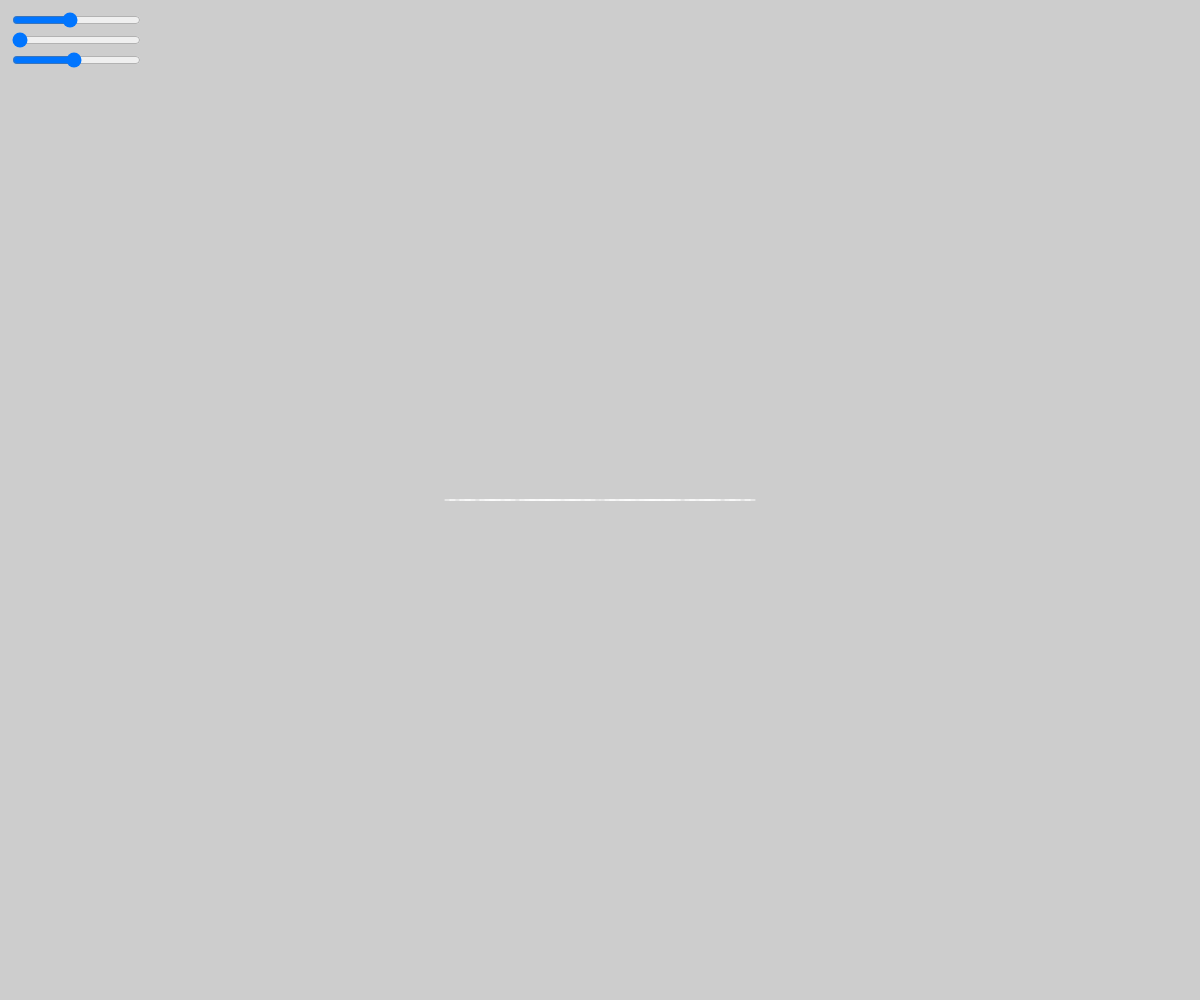
Frame 1 (no input)
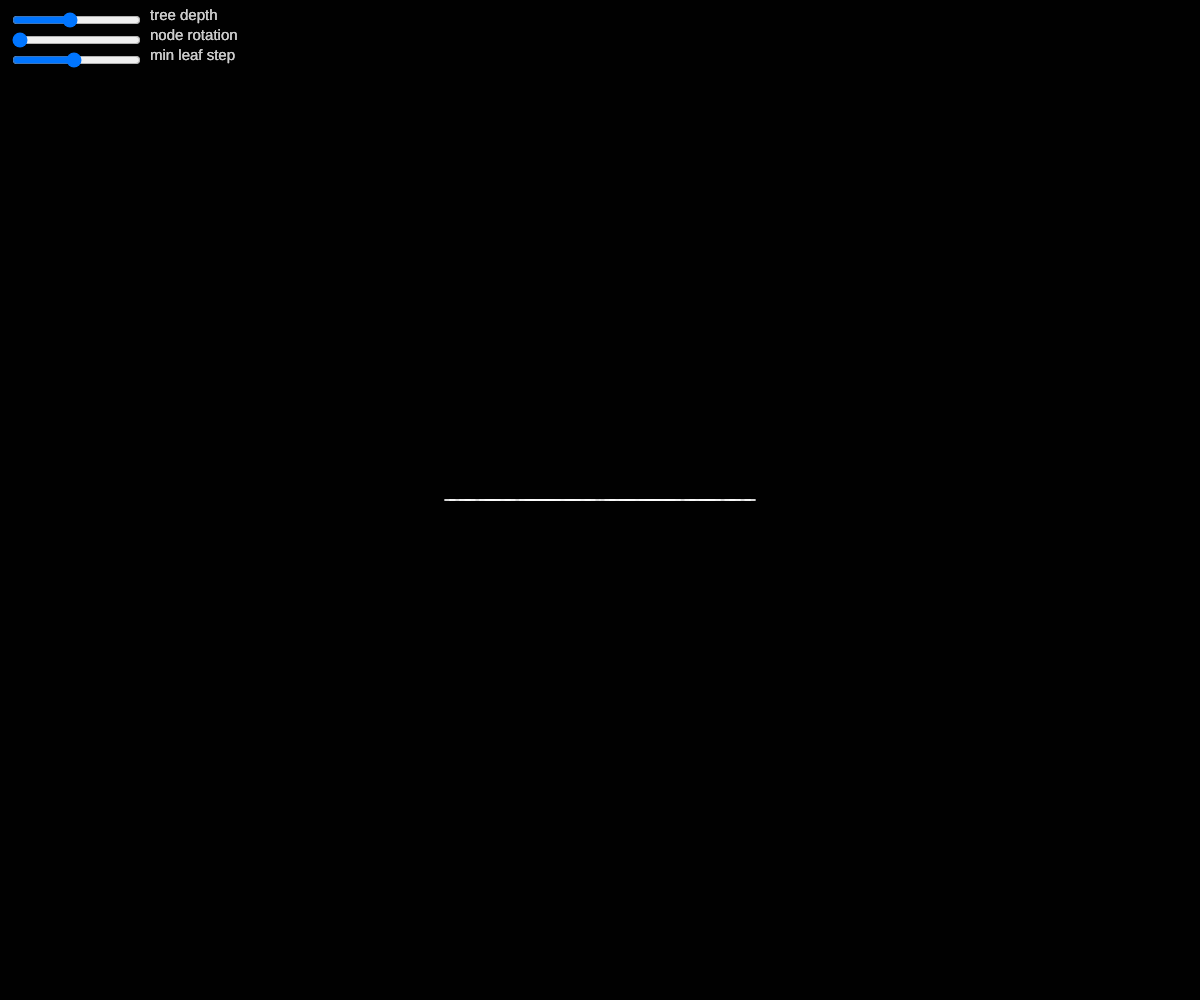
Frame 60 (no input)
Frame 120 (the mouse pressed at the canvas centre since frame 60): identical to frame 60, image omitted

The p5.js sketch that drew these frames (run headless with seeded random() and noise() and a simulated clock; from frame 60 on, the mouse is pressed at the canvas centre):

// p5.js sketch
// ── sketch.js
/// <reference path="../TSDef/p5.global-mode.d.ts" />
"use strict";

let depthSlider;
let degreeSlider;
let minstepSlider;

let minstep = 5;

function setup() {
  createCanvas(windowWidth, windowHeight);
  stroke(255);
  angleMode(DEGREES)
  depthSlider = createSlider(1, 10, 5)
  degreeSlider = createSlider(0, 360, 0, 1);
  minstepSlider = createSlider(1, 20, 10, 0.5);
  depthSlider.position(10, 10)
  degreeSlider.position(10, 30)
  minstepSlider.position(10, 50)
}

function tree(curdepth, maxdepth, deg) {
  if (curdepth == maxdepth) {
    return
  }
  else {
    const xshift = pow(2, (maxdepth - curdepth - 1)) * minstep / 2;
    const yshift = minstep * 0;

    push()
    line(0, 0, xshift, yshift)
    translate(xshift, yshift)
    rotate(deg)
    tree(curdepth + 1, maxdepth, deg);
    pop()

    push()
    line(0, 0, -xshift, yshift)
    translate(-xshift, yshift)
    rotate(-deg)
    tree(curdepth + 1, maxdepth, deg);
    pop()
  }
}

function draw() {

  let depth = depthSlider.value();
  let degree = degreeSlider.value();
  minstep = minstepSlider.value();

  textSize(15);
  noStroke()
  fill(255);
  text('tree depth', 150, 20);
  text('node rotation', 150, 40);
  text('min leaf step', 150, 60);
  stroke(255)


  background(0, 50)
  translate(windowWidth / 2, windowHeight / 2);
  tree(0, depth, degree);

}
